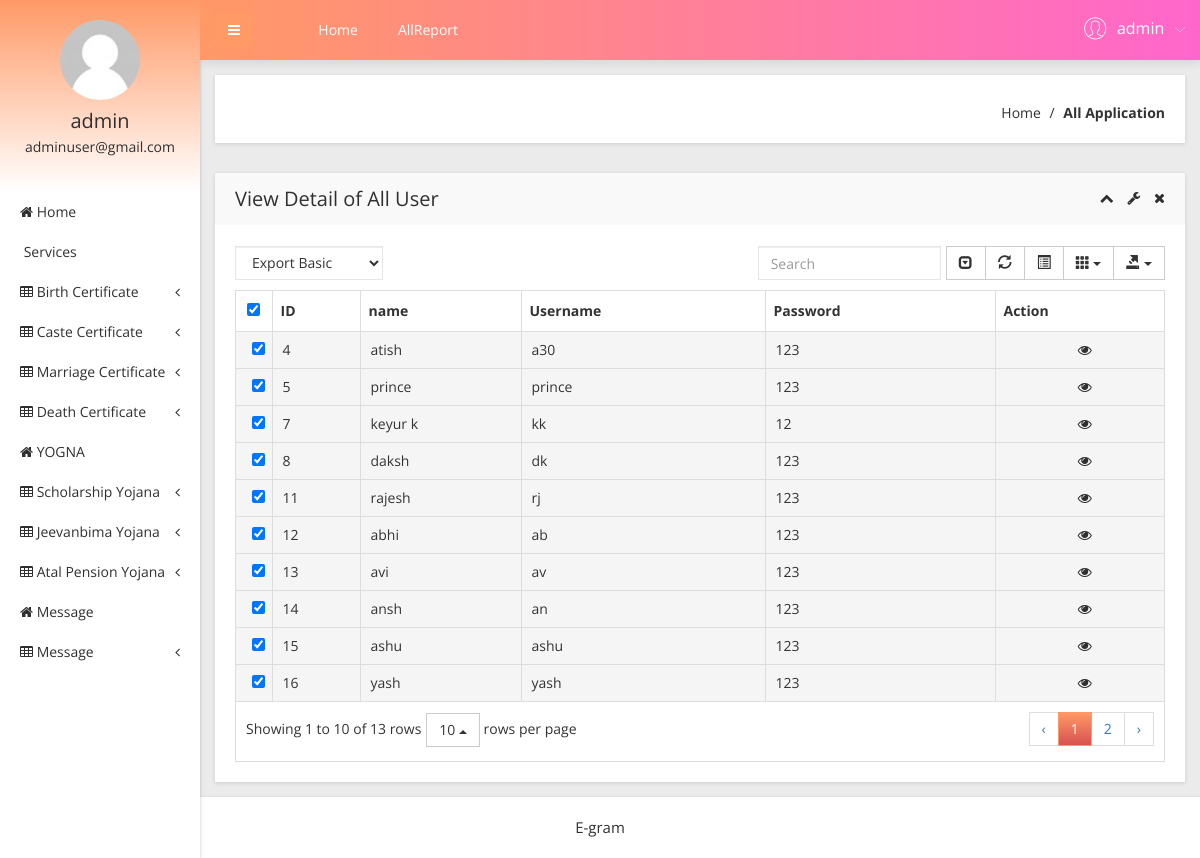
The app's page /obcs/admin/all-user-application.php (signed in) with its own data.
### tables this page shows
CREATE TABLE IF NOT EXISTS `userss` (
  `id` int(11) NOT NULL AUTO_INCREMENT,
  `name` varchar(20) NOT NULL,
  `username` varchar(20) NOT NULL,
  `password` varchar(20) NOT NULL,
  `created_at` date NOT NULL DEFAULT current_timestamp(),
  PRIMARY KEY (`id`)
);

### obcs/admin/all-user-application.php (the view, shortened to what this page needs)
<?php
include('includes/dbconnection.php');
if (strlen($_SESSION['obcsaid']==0)) {
  header('location:logout.php');
  } else{
  ?>
<!doctype html>
<html class="no-js" lang="en">
<head>
    <link rel="stylesheet" href="css/bootstrap.min.css">
    <link rel="stylesheet" href="css/font-awesome.min.css">
    <link rel="stylesheet" href="css/adminpro-custon-icon.css">
    <link rel="stylesheet" href="css/meanmenu.min.css">
    <link rel="stylesheet" href="css/jquery.mCustomScrollbar.min.css">
    <link rel="stylesheet" href="css/animate.css">
    <link rel="stylesheet" href="css/data-table/bootstrap-table.css">
    <link rel="stylesheet" href="css/data-table/bootstrap-editable.css">
    <link rel="stylesheet" href="css/normalize.css">
    <link rel="stylesheet" href="css/c3.min.css">
    <link rel="stylesheet" href="style.css">
    <link rel="stylesheet" href="css/responsive.css">
</head>
<body class="materialdesign">
    <div class="wrapper-pro">
      <?php include_once('includes/sidebar.php');?>
        <?php include_once('includes/header.php');?>
            <div class="breadcome-area mg-b-30 small-dn">
                <div class="container-fluid">
                    <div class="row">
                        <div class="col-lg-12">
                            <div class="breadcome-list shadow-reset">
                                <div class="row">
                                    <div class="col-lg-12">
                                        <ul class="breadcome-menu">
                                            <li><a href="dashboard.php">Home</a> <span class="bread-slash">/</span>
                                            </li>
                                            <li><span class="bread-blod">All Application</span>
                                            </li>
                                        </ul>
                                    </div>
                                </div>
                            </div>
                        </div>
                    </div>
                </div>
            </div>
            <div class="data-table-area mg-b-15">
                <div class="container-fluid">
                    <div class="row">
                        <div class="col-lg-12">
                            <div class="sparkline13-list shadow-reset">
                                <div class="sparkline13-hd">
                                    <div class="main-sparkline13-hd">
                                        <h1>View <span class="table-project-n">Detail of</span> All User </h1>
                                        <div class="sparkline13-outline-icon">
                                            <span class="sparkline13-collapse-link"><i class="fa fa-chevron-up"></i></span>
                                            <span><i class="fa fa-wrench"></i></span>
                                            <span class="sparkline13-collapse-close"><i class="fa fa-times"></i></span>
                                        </div>
                                    </div>
                                </div>
                                <div class="sparkline13-graph">
                                    <div class="datatable-dashv1-list custom-datatable-overright">
                                        <div id="toolbar">
                                            <select class="form-control">
                                                <option value="">Export Basic</option>
                                            </select>
                                        </div>
                                        <table id="table" data-toggle="table" data-pagination="true" data-search="true" data-show-columns="true" data-show-pagination-switch="true" data-show-refresh="true" data-key-events="true" data-show-toggle="true" data-resizable="true" data-cookie="true" data-cookie-id-table="saveId" data-show-export="true" data-click-to-select="true" data-toolbar="#toolbar">
                                            <thead>
                                                <tr>
                                                    <th>ID</th>
                                                    <th>name</th>
                                                    <th>Username</th>
                                                    <th >Password</th>
                                                    <th data-field="action">Action</th>
                                                </tr>
                                            </thead>
                                            <tbody>
                                              <?php
$sql="SELECT * from userss";
$query = $dbh -> prepare($sql);
$query->execute();
$results=$query->fetchAll(PDO::FETCH_OBJ);
$cnt=1;
if($query->rowCount() > 0)
{
foreach($results as $row)
{               ?>
                                                <tr>
                                                    <td><?php  echo htmlentities($row->id);?></td>
                                                    <td><?php  echo htmlentities($row->name);?></td>
                                                   <td><?php  echo htmlentities($row->username);?></td>
                                                    <td><?php  echo htmlentities($row->password);?></td>
                                                    <td class="datatable-ct"><a href="view-user-detail.php?viewid=<?php echo htmlentities ($row->id);?>"><i class="fa fa-eye" aria-hidden="true"></i></a>
                                                    </td>
                                                </tr>
                                             <?php $cnt=$cnt+1;}} ?>
                                            </tbody>
                                        </table>
                                    </div>
                                </div>
                            </div>
                        </div>
                    </div>
                </div>
            </div>
        </div>
    </div>
  <?php include_once('includes/footer.php');?>
</body>
</html><?php }  ?>

### obcs/admin/includes/sidebar.php (shortened to what this page needs)
     <?php
include('includes/dbconnection.php');
if (strlen($_SESSION['obcsaid']==0)) {
  header('location:logout.php');
  } else{
  ?>
  <div class="left-sidebar-pro">
            <nav id="sidebar">
                <div class="sidebar-header">
                    <a href="#"><img src="img/message/avatar.jpg" alt="" />
                    </a>
                    <?php
$aid=$_SESSION['obcsaid'];
$sql="SELECT AdminName,Email from  tbladmin  where ID=:aid";
$query = $dbh -> prepare($sql);
$query->bindParam(':aid',$aid,PDO::PARAM_STR);
$query->execute();
$results=$query->fetchAll(PDO::FETCH_OBJ);
$cnt=1;
if($query->rowCount() > 0)
{
foreach($results as $row)
{               ?>
                    <h3> <?php  echo $row->AdminName;?></h3>
                    <p> <?php  echo $row->Email;?></p>
                  <?php $cnt=$cnt+1;}} ?>
                </div>
                <div class="left-custom-menu-adp-wrap">
                    <ul class="nav navbar-nav left-sidebar-menu-pro">
                        <li class="nav-item">
                            <a href="dashboard.php" role="button" aria-expanded="false"><i class="fa big-icon fa-home"></i> <span class="mini-dn">Home</span> </a>
                        </li>
                        <li class="nav-item">
                            <a href="dashboard.php" role="button" aria-expanded="false"><i class="fa big-icon fa-Service"></i> <span class="mini-dn">Services</span> </a>
                        </li>
                        <li class="nav-item"><a href="#" data-toggle="dropdown" role="button" aria-expanded="false" class="nav-link dropdown-toggle"><i class="fa big-icon fa-table"></i> <span class="mini-dn">Birth Certificate</span> <span class="indicator-right-menu mini-dn"><i class="fa indicator-mn fa-angle-left"></i></span></a>
                        </li>
                        <li class="nav-item"><a href="#" data-toggle="dropdown" role="button" aria-expanded="false" class="nav-link dropdown-toggle"><i class="fa big-icon fa-table"></i> <span class="mini-dn">Caste Certificate</span> <span class="indicator-right-menu mini-dn"><i class="fa indicator-mn fa-angle-left"></i></span></a>
                        </li>
                        <li class="nav-item"><a href="#" data-toggle="dropdown" role="button" aria-expanded="false" class="nav-link dropdown-toggle"><i class="fa big-icon fa-table"></i> <span class="mini-dn">Marriage Certificate</span> <span class="indicator-right-menu mini-dn"><i class="fa indicator-mn fa-angle-left"></i></span></a>
                        </li>
                        <li class="nav-item"><a href="#" data-toggle="dropdown" role="button" aria-expanded="false" class="nav-link dropdown-toggle"><i class="fa big-icon fa-table"></i> <span class="mini-dn">Death Certificate</span> <span class="indicator-right-menu mini-dn"><i class="fa indicator-mn fa-angle-left"></i></span></a>
                        </li>
                        <li class="nav-item">
                            <a href="dashboard.php" role="button" aria-expanded="false"><i class="fa big-icon fa-home"></i> <span class="mini-dn">YOGNA</span> </a>
                        </li>
                        <li class="nav-item"><a href="#" data-toggle="dropdown" role="button" aria-expanded="false" class="nav-link dropdown-toggle"><i class="fa big-icon fa-table"></i> <span class="mini-dn"> Scholarship Yojana</span> <span class="indicator-right-menu mini-dn"><i class="fa indicator-mn fa-angle-left"></i></span></a>
                        </li>
                        <li class="nav-item"><a href="#" data-toggle="dropdown" role="button" aria-expanded="false" class="nav-link dropdown-toggle"><i class="fa big-icon fa-table"></i> <span class="mini-dn">Jeevanbima Yojana</span> <span class="indicator-right-menu mini-dn"><i class="fa indicator-mn fa-angle-left"></i></span></a>
                        </li>
                        <li class="nav-item"><a href="#" data-toggle="dropdown" role="button" aria-expanded="false" class="nav-link dropdown-toggle"><i class="fa big-icon fa-table"></i> <span class="mini-dn"> Atal Pension Yojana</span> <span class="indicator-right-menu mini-dn"><i class="fa indicator-mn fa-angle-left"></i></span></a>
                        </li>
                        <li class="nav-item">
                            <a href="dashboard.php" role="button" aria-expanded="false"><i class="fa big-icon fa-home"></i> <span class="mini-dn">Message</span> </a>
                        </li>
                        <li class="nav-item"><a href="#" data-toggle="dropdown" role="button" aria-expanded="false" class="nav-link dropdown-toggle"><i class="fa big-icon fa-table"></i> <span class="mini-dn"> Message</span> <span class="indicator-right-menu mini-dn"><i class="fa indicator-mn fa-angle-left"></i></span></a>
                        </li>
                    </ul>
                </div>
            </nav>
        </div>
        <?php }  ?>

### obcs/admin/includes/header.php (shortened to what this page needs)
      <?php
include('includes/dbconnection.php');
if (strlen($_SESSION['obcsaid']==0)) {
  header('location:logout.php');
  } else{
  ?>
 <div class="content-inner-all">
            <div class="header-top-area">
                <div class="fixed-header-top">
                    <div class="container-fluid">
                        <div class="row">
                            <div class="col-lg-1 col-md-6 col-sm-6 col-xs-12">
                                <button type="button" id="sidebarCollapse" class="btn bar-button-pro header-drl-controller-btn btn-info navbar-btn">
                                    <i class="fa fa-bars"></i>
                                </button>
                            </div>
                            <div class="col-lg-6 col-md-1 col-sm-1 col-xs-12">
                                <div class="header-top-menu tabl-d-n">
                                    <ul class="nav navbar-nav mai-top-nav">
                                        <li class="nav-item"><a href="dashboard.php" class="nav-link">Home</a>
                                        </li>
                                        <li class="nav-item"><a href="allreport.php" class="nav-link">AllReport</a>
                                        </li>
                                    </ul>
                                </div>
                            </div>
                            <div class="col-lg-5 col-md-5 col-sm-6 col-xs-12">
                                <div class="header-right-info">
                                    <ul class="nav navbar-nav mai-top-nav header-right-menu">
                                                                       <li class="nav-item">
                                            <a href="#" data-toggle="dropdown" role="button" aria-expanded="false" class="nav-link dropdown-toggle">
                                                <?php
$aid=$_SESSION['obcsaid'];
$sql="SELECT AdminName,Email from  tbladmin  where ID=:aid";
$query = $dbh -> prepare($sql);
$query->bindParam(':aid',$aid,PDO::PARAM_STR);
$query->execute();
$results=$query->fetchAll(PDO::FETCH_OBJ);
$cnt=1;
if($query->rowCount() > 0)
{
foreach($results as $row)
{               ?>
                                                <span class="adminpro-icon adminpro-user-rounded header-riht-inf"></span>
                                                <span class="admin-name"><?php  echo $row->AdminName;?></span>
                                                <span class="author-project-icon adminpro-icon adminpro-down-arrow"></span><?php $cnt=$cnt+1;}} ?>
                                            </a>
                                        </li>
                                    </ul>
                                </div>
                            </div>
                        </div>
                    </div>
                </div>
            </div><?php }  ?>

### obcs/admin/includes/footer.php
<div class="footer-copyright-area">
    <div class="container-fluid">
        <div class="row">
            <div class="col-lg-12">
                <div class="footer-copy-right">
                    <p> E-gram</p>
                </div>
            </div>
        </div>
    </div>
</div>

### records on screen
userss: id "4", name "atish", username "a30", password "123"
userss: id "5", name "prince", username "prince", password "123"
userss: id "7", name "keyur k", username "kk", password "12"
userss: id "8", name "daksh", username "dk", password "123"
userss: id "11", name "rajesh", username "rj", password "123"
userss: id "12", name "abhi", username "ab", password "123"
userss: id "13", name "avi", username "av", password "123"
userss: id "14", name "ansh", username "an", password "123"
userss: id "15", name "ashu", username "ashu", password "123"
userss: id "16", name "yash", username "yash", password "123"

### other values on screen
$row->AdminName "admin"
$row->Email "adminuser@gmail.com"
